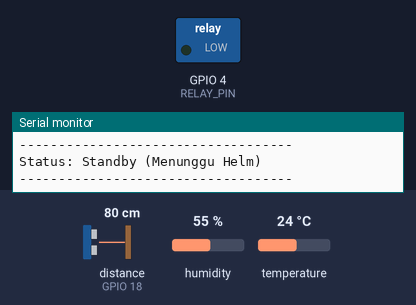
The program below on a simulated ESP32. Shown: switched loads named in the program (green lamp = pin HIGH), the last lines printed to the serial monitor. Wiring (from diagram.json): ultrasonic range finder: trigger GPIO 5; echo GPIO 18. The inputs (shaded band) are chosen by the test bench; at power-on: humidity 55 %, distance to the obstacle (sensor on GPIO 18) 80 cm, temperature 24 °C. The echo pulse lasts 58.3 µs per cm; pins used as bus, display or sensor lines are not drawn.

Above: at 7.4 s.
7.5 s: humidity set to 63 %
10.2 s: humidity set to 67 %
13.5 s: distance to the obstacle (sensor on GPIO 18) set to 13 cm
At 14.9 s:
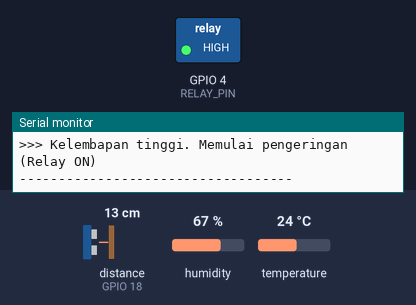
17.5 s: distance to the obstacle (sensor on GPIO 18) set to 16 cm
At 18.7 s:
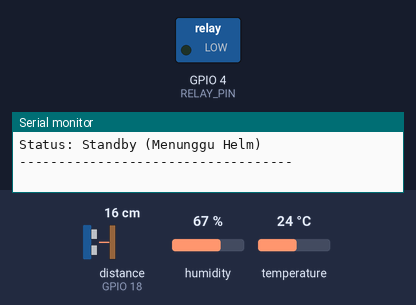
20.2 s: distance to the obstacle (sensor on GPIO 18) set to 4 cm
At 23.4 s:
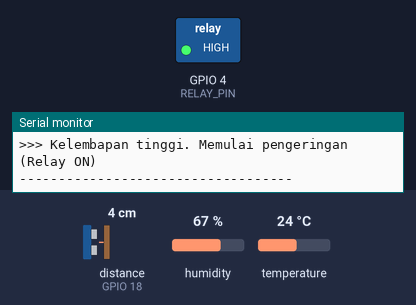
Timing chart, 0 to 24.6 s (numbered marks = the images above; inputs shaded):
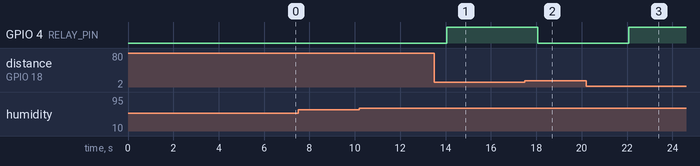

Measured:
- the behaviour switches between 14 and 15 cm on distance to the obstacle (sensor on GPIO 18) (found by bisection; images 1 and 2)
- after the input at 13.5 s, GPIO 4 (RELAY_PIN): LOW → HIGH after 0.55 s
- after the input at 17.5 s, GPIO 4 (RELAY_PIN): HIGH → LOW after 0.57 s
- after the input at 20.2 s, GPIO 4 (RELAY_PIN): LOW → HIGH after 1.9 s

The program:

main.cpp
```cpp
#include <Arduino.h>
#include <DHT.h>

// Konfigurasi Pin berdasarkan skema Wokwi
#define TRIG_PIN 5
#define ECHO_PIN 18
#define DHT_PIN 15
#define RELAY_PIN 4
#define DHT_TYPE DHT22

// Ambang Batas Logika
const float DISTANCE_THRESHOLD = 15.0; // cm
const float HUMIDITY_START = 65.0;     // %
const float HUMIDITY_STOP = 55.0;      // %

DHT dht(DHT_PIN, DHT_TYPE);
bool isDrying = false; // Flag status kipas

float getDistance();

void setup() {
  Serial.begin(115200);

  pinMode(TRIG_PIN, OUTPUT);
  pinMode(ECHO_PIN, INPUT);
  pinMode(RELAY_PIN, OUTPUT);
  digitalWrite(RELAY_PIN, LOW); // Pastikan kipas mati di awal

  dht.begin();
  Serial.println("Sistem Smart Helmet Standby...");
}

void loop() {
  float distance = getDistance();

  if (distance > 0 && distance < DISTANCE_THRESHOLD) {
    float humidity = dht.readHumidity();
    float temperature = dht.readTemperature();

    if (isnan(humidity) || isnan(temperature)) {
      Serial.println("Gagal membaca dari sensor DHT!");
      delay(2000);
      return;
    }

    Serial.printf("Helm Terdeteksi | Suhu: %.1f °C | Kelembapan: %.1f %%\n", temperature, humidity);

    // Logika Histeresis
    if (!isDrying && humidity > HUMIDITY_START) {
      Serial.println(">>> Kelembapan tinggi. Memulai pengeringan (Relay ON)");
      digitalWrite(RELAY_PIN, HIGH);
      isDrying = true;
    }
    else if (isDrying && humidity <= HUMIDITY_STOP) {
      Serial.println(">>> Target kelembapan tercapai. Pengeringan selesai (Relay OFF)");
      digitalWrite(RELAY_PIN, LOW);
      isDrying = false;
    }
    else if (isDrying) {
      Serial.println(">>> Sedang mengeringkan...");
    }

  } else {
    // Jika helm diangkat tiba-tiba saat proses
    if (isDrying) {
      digitalWrite(RELAY_PIN, LOW);
      isDrying = false;
      Serial.println("!!! Helm diangkat sebelum kering! Kipas dimatikan.");
    }
    Serial.println("Status: Standby (Menunggu Helm)");
  }

  Serial.println("-----------------------------------");
  delay(2000); // Tampilkan pembaruan setiap 2 detik di Serial Monitor
}

float getDistance() {
  digitalWrite(TRIG_PIN, LOW);
  delayMicroseconds(2);
  digitalWrite(TRIG_PIN, HIGH);
  delayMicroseconds(10);
  digitalWrite(TRIG_PIN, LOW);

  long duration = pulseIn(ECHO_PIN, HIGH, 30000);
  if (duration == 0) return -1;

  return (duration * 0.0343) / 2.0;
}
```
